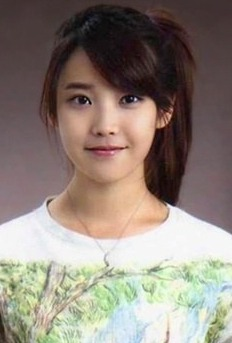
#> input picture testImage/image2.jpg, 232 x 343 px
$ python FaceDetection.py   (Python 2 division)   (older library calls are emulated)
#> lines starting #> are read from the running program, lines starting #| are printed output that depends on the picture
### logicLibrary.py
# -*- coding: utf-8 -*-
import cv2
# loading the classifiers
faceCascade = cv2.CascadeClassifier('./haarClassifier/haarcascade_frontalface_alt.xml')
eyeCascade = cv2.CascadeClassifier('./haarClassifier/haarcascade_eye.xml')
noseCascade = cv2.CascadeClassifier('./haarClassifier/nose.xml')
mouthCascade = cv2.CascadeClassifier('./haarClassifier/mouth.xml')

# Face Detection
# image, scaleFactor, neighbors, size, flags return obejct
#   neighbor: defines how many objects are detected near the current one.
def face_detection(image, neighbors):
    item = faceCascade.detectMultiScale(
        image,
        scaleFactor=1.1,
        minNeighbors=neighbors,
        minSize=(30, 30),
        flags = cv2.cv.CV_HAAR_SCALE_IMAGE
    )
    return item

# 얼굴을 찾으면 얼굴 범위가 저장되는 클래스
class faceArea:
    def __init__(self):
        x = 0
        y = 0
        w = 0
        h = 0

# minNeighbors = candidates threshold
def eye_detection(image, neighbors):
    item = eyeCascade.detectMultiScale(
        image,
        scaleFactor=1.4,
        minNeighbors=neighbors,
        minSize=(30, 30),
        flags = cv2.cv.CV_HAAR_SCALE_IMAGE
    )
    return item

# Find Nose
def nose_detection(image, neighbors):
    item = noseCascade.detectMultiScale(
        image,
        scaleFactor=1.1,
        minNeighbors=neighbors,
        minSize=(30, 30),
        flags = cv2.cv.CV_HAAR_SCALE_IMAGE
    )
    return item

# Find Mouth
def mouse_detection(image, neighbors):
    item = mouthCascade.detectMultiScale(
        image,
        scaleFactor=1.1,
        minNeighbors=neighbors,
        minSize=(30, 30),
        flags = cv2.cv.CV_HAAR_SCALE_IMAGE
    )
    return item

### FaceDetection.py
# -*- coding: utf-8 -*-
from logicLibrary import *
import numpy as np

print 'FACE DETECTION SOURCE'
"""
    <Jaehyun Ahn FACE RECOGNITION TEST>
    - Author: Jaehyun Ahn (jaehyunahn@sogang.ac.kr)
    - Sogang University Datamining Laboratory
    - CV2 is defined in <logicLibrary.py> file

    Reference
     * OpenCV reference: http://goo.gl/Ak5z1u
     * Haar Cascades: http://alereimondo.no-ip.org/OpenCV/34
     * Referred Blog: https://realpython.com/blog/python/face-recognition-with-python/
"""

# loading the images and turn it to gray scale.
DIR = u'./testImage/image2.jpg'
image = cv2.imread(DIR)
#> image is the input picture: shape (343, 232, 3); mean B, G, R 121.5, 130.7, 142.7
gray = cv2.cvtColor(image, cv2.COLOR_BGR2GRAY)
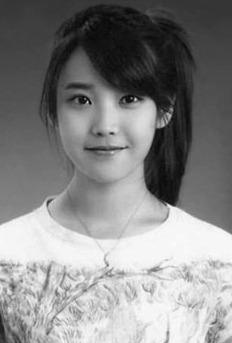
#> gray: shape (343, 232); min 3, max 253, mean 133.2
FaceDrawing = True
cropSize = (200, 200)
"""
    <EXTRACTION PROCESS>
"""
# Extract faces, eyes, nose, and mouth from <logicLibrary.py>
faces = face_detection(gray, 5)
#> in face_detection, `item = faceCascade.detectMultiScale( image, scaleFactor=1.1, minNeighb..`: item = [[46, 54, 125, 125]]
#> faces = [[46, 54, 125, 125]]
if len(faces) > 0:
    pass
else:
    exit(-1) # Check number of Faces
cropFace = image
face = faceArea()
# Face Extraction
for (x, y, w, h) in faces:
    if FaceDrawing:
        cv2.rectangle(image, (x, y), (x+w, y+h), (0, 255, 0), 1)
    face.x = x
    face.y = y
    face.w = w
    face.h = h
    cropFace = image[y:y+h, x:x+w]
    # Crop (above) and Normalize (below)
    cropFace = cv2.resize(cropFace, cropSize)
#> this loop made 1 pass
#> (x, y, w, h, face.x, face.y, face.w, face.h) on pass 1: (46, 54, 125, 125, 46, 54, 125, 125)
#> pass 1, `cropFace = image[y:y+h, x:x+w]`:
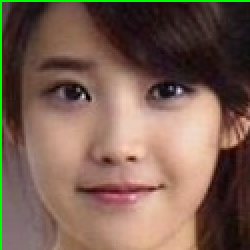
#> cropFace: shape (125, 125, 3) (shown 2 times larger); mean B, G, R 82.1, 96.1, 122.5
gray = cv2.cvtColor(cropFace, cv2.COLOR_BGR2GRAY)
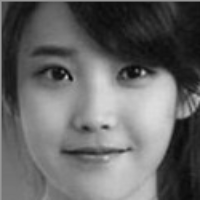
#> gray: shape (200, 200); min 8, max 221, mean 102.3

# Eye Detection : While() is to find 2 eyes
eye_neighbor = 1
while len(eye_detection(gray, eye_neighbor)) > 2:
#> in eye_detection, `item = eyeCascade.detectMultiScale( image, scaleFactor=1.4, minNeighbo..`: item = [[23, 41, 63, 63], [103, 40, 55, 55]]
    eye_neighbor += 1
    if eye_neighbor >= 50:
        break
#> this loop made 0 passes
#> after the loop, eye_neighbor = 1
eyes = eye_detection(gray, eye_neighbor)
#> eyes = [[23, 41, 63, 63], [103, 40, 55, 55]]
# Nose Detection : While() is to find 1 nose
nose_neighbor = 1
while len(nose_detection(gray, nose_neighbor)) > 1:
#> in nose_detection, `item = noseCascade.detectMultiScale( image, scaleFactor=1.1, minNeighb..`: item = [[63, 99, 61, 51], [21, 23, 60, 50]]
    nose_neighbor += 1
    if nose_neighbor >= 50:
        break
#> this loop made 8 passes
#> after the loop, nose_neighbor = 9
nose = nose_detection(gray, nose_neighbor)
#> nose = [[63, 99, 61, 51]]
# Mouth Detection : While() is to find 1 mouth
mouth_neighbor = 50
while len(mouse_detection(gray, mouth_neighbor)) > 1:
#> in mouse_detection, `item = mouthCascade.detectMultiScale( image, scaleFactor=1.1, minNeigh..`: item = [[54, 134, 81, 49]]
    mouth_neighbor += 1
    if mouth_neighbor >= 400:
        break
#> after the loop, mouth_neighbor = 50
mouth = mouse_detection(gray, mouth_neighbor)
#> mouth = [[54, 134, 81, 49]]

"""
    <DRAW A RECTANGLE INTO FACE>
    x,y : location of the rectangle
    w,h: rectangle's width and height
    1. Crop Face y:y+h, x:x+w (http://stackoverflow.com/questions/15589517/how-to-crop-an-image-in-opencv-using-python#_=_)
    2. Resize: http://docs.opencv.org/trunk/doc/py_tutorials/py_imgproc/py_geometric_transformations/py_geometric_transformations.html
"""
# initialize
cropNose = cropMouth = cropFace
cropEyes = []
Drawing = False
# Eyes Extraction
for (x, y, w, h) in eyes:
    cropEyes.append(cropFace[y:y+h, x:x+w])
    if Drawing:
        cv2.rectangle(cropFace, (x, y), (x+w, y+h), (0, 255, 0), 1)
#> this loop made 2 passes
#> after the loop, cropEyes = 2 items

# Nose Extraction, HighNose: 콧대까지 측정하기 위한 변수
highNoseHeight = int(cropSize[0] * 0.14)
highNoseUnderCut = int(cropSize[0] * 0.05)
highNoseWidthCut = int(cropSize[0] * 0.06)
for (x, y, w, h) in nose:
    cropNose = cropFace[y-highNoseHeight:y+h-highNoseUnderCut,
               x+highNoseWidthCut:x+w-highNoseWidthCut]
    if Drawing:
        cv2.rectangle(cropFace, (x+highNoseWidthCut, y-highNoseHeight),
                      (x+w-highNoseWidthCut, y+h-highNoseUnderCut), (0, 255, 255), 1)
#> this loop made 1 pass
#> pass 1, `cropNose = cropFace[y-highNoseHeight:y+h-highNoseUnderCut, x+highNoseW..`:
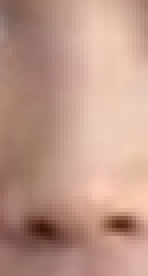
#> cropNose: shape (69, 37, 3) (shown 4 times larger); mean B, G, R 136.1, 151.4, 190.1

# Mouth Extraction
for (x, y, w, h) in mouth:
    cropMouth = cropFace[y:y+h, x:x+w]
    if Drawing:
        cv2.rectangle(cropFace, (x, y), (x+w, y+h), (255, 0, 0), 1)
#> this loop made 1 pass
#> pass 1, `cropMouth = cropFace[y:y+h, x:x+w]`:
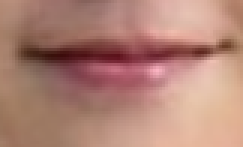
#> cropMouth: shape (49, 81, 3) (shown 3 times larger); mean B, G, R 117.3, 130.4, 176.9

"""
    <CONTOUR PROCESS>
    make a line on cropFace, cropEyes[], cropNose, cropMouth
"""
contours_draw = False
if contours_draw:
    cropNoseConT = cv2.cvtColor(cropNose, cv2.COLOR_BGR2GRAY)
    ret, thresh = cv2.threshold(cropNoseConT, 127, 255, 0)
    contours, hierarchy = cv2.findContours(thresh, cv2.RETR_TREE, cv2.CHAIN_APPROX_NONE)
    # Drawing Process
    cv2.drawContours(cropNoseConT, contours, -1, (0, 255, 0), 1)
    print contours
    cv2.imshow("Contours", cropNoseConT)

"""
    <CORNER DETECTION PROCESS>
    find corner on cropFace and mark as a red dots
"""
corner_detection = False
if corner_detection:
    cropNoseCornD = cv2.cvtColor(cropNose, cv2.COLOR_BGR2GRAY)
    cropNoseCornD = np.float32(cropNoseCornD)
    dst = cv2.cornerHarris(cropNoseCornD, 2, 3, 0.04)
    dst = cv2.dilate(dst, None)
    cropNose[dst > 0.01*dst.max()] = [0, 0, 255]
    cv2.imshow('Corner Detection', cropNose)


"""
    <REPORTING PROCESS>
"""
# Printout a report
print 'File Name: ' + DIR.split('/')[2]
print "Found {0} faces!".format(len(faces))
#| Found 1 faces!
print "Found {0} eyes!".format(len(eyes))
#| Found 2 eyes!
print "Found {0} nose!".format(len(nose))
#| Found 1 nose!
print "Found {0} mouth!".format(len(mouth))
#| Found 1 mouth!
cv2.imshow("Face found", image)
cv2.imshow("Face", cropFace)
cv2.imshow("Left Eye", cropEyes[0])
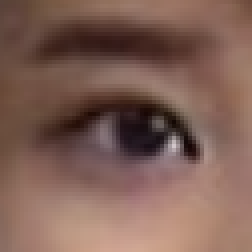
#> window 'Left Eye': shape (63, 63, 3) (shown 4 times larger); mean B, G, R 85.5, 96.1, 128
cv2.imshow("Right Eye", cropEyes[1])
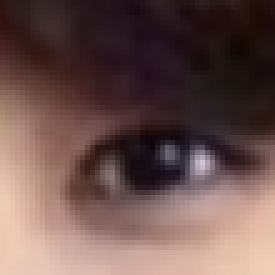
#> window 'Right Eye': shape (55, 55, 3) (shown 5 times larger); mean B, G, R 77.9, 81.6, 107.2
cv2.imshow("Nose", cropNose)
cv2.imshow("Mouth", cropMouth)
cv2.waitKey(0)

$ run again, with testImage/image1.jpg copied over testImage/image2.jpg
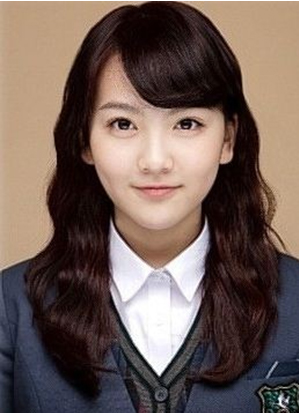
#> input picture testImage/image1.jpg, 299 x 413 px
#> image is the input picture: shape (413, 299, 3); mean B, G, R 86.3, 93.3, 111.5
#> in face_detection, `item = faceCascade.detectMultiScale( image, scaleFactor=1.1, minNeighb..`: item = [[77, 68, 158, 158]]
#> the loop `for (x, y, w, h) in faces:` made 1 pass
#> (x, y, w, h, face.x, face.y, face.w, face.h) on pass 1: (77, 68, 158, 158, 77, 68, 158, 158)
#> `gray = cv2.cvtColor(cropFace, cv2.COLOR_BGR2GRAY)`:
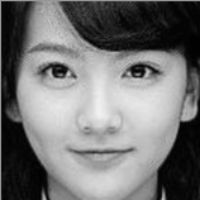
#> gray: shape (200, 200); min 0, max 241, mean 115.8
#> in eye_detection, `item = eyeCascade.detectMultiScale( image, scaleFactor=1.4, minNeighbo..`: item = [[24, 41, 63, 63], [112, 43, 55, 55]]
#> after the loop `while len(eye_detection(gray, eye_neighbor)) > 2:`: eye_neighbor = 1
#> eyes = [[24, 41, 63, 63], [112, 43, 55, 55]]
#> in nose_detection, `item = noseCascade.detectMultiScale( image, scaleFactor=1.1, minNeighb..`: item = [[30, 28, 39, 32], [69, 100, 58, 48], [14, 20, 59, 50]]
#> the loop `while len(nose_detection(gray, nose_neighbor)) > 1:` made 2 passes
#> nose_neighbor on passes 1 to 2: 2, 3
#> after the loop `while len(nose_detection(gray, nose_neighbor)) > 1:`: nose_neighbor = 3
#> nose = [[69, 100, 58, 48]]
#> in mouse_detection, `item = mouthCascade.detectMultiScale( image, scaleFactor=1.1, minNeigh..`: item = [[63, 136, 75, 45]]
#> after the loop `while len(mouse_detection(gray, mouth_neighbor)) > 1:`: mouth_neighbor = 50
#> mouth = [[63, 136, 75, 45]]
#> the loop `for (x, y, w, h) in eyes:` made 2 passes
#> after the loop `for (x, y, w, h) in eyes:`: cropEyes = 2 items
#> the loop `for (x, y, w, h) in nose:` made 1 pass
#> the loop `for (x, y, w, h) in mouth:` made 1 pass
#| Found 1 faces!
#| Found 2 eyes!
#| Found 1 nose!
#| Found 1 mouth!
#> `cv2.imshow("Right Eye", cropEyes[1])`:
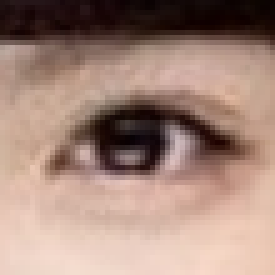
#> window 'Right Eye': shape (55, 55, 3) (shown 5 times larger); mean B, G, R 122.4, 134.5, 163.4

$ run again, with testImage/image3.jpg copied over testImage/image2.jpg
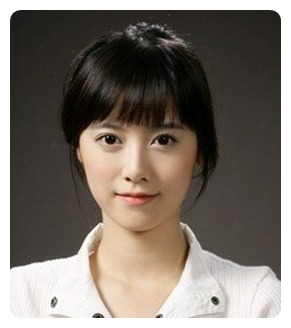
#> input picture testImage/image3.jpg, 291 x 328 px
#> image is the input picture: shape (328, 291, 3); mean B, G, R 106.3, 114.3, 122.9
#> in face_detection, `item = faceCascade.detectMultiScale( image, scaleFactor=1.1, minNeighb..`: item = [[65, 88, 140, 140]]
#> the loop `for (x, y, w, h) in faces:` made 1 pass
#> (x, y, w, h, face.x, face.y, face.w, face.h) on pass 1: (65, 88, 140, 140, 65, 88, 140, 140)
#> `gray = cv2.cvtColor(cropFace, cv2.COLOR_BGR2GRAY)`:
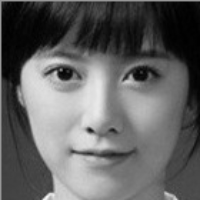
#> gray: shape (200, 200); min 0, max 243, mean 97.9
#> in eye_detection, `item = eyeCascade.detectMultiScale( image, scaleFactor=1.4, minNeighbo..`: item = [[36, 46, 55, 55], [110, 48, 55, 55]]
#> after the loop `while len(eye_detection(gray, eye_neighbor)) > 2:`: eye_neighbor = 1
#> eyes = [[36, 46, 55, 55], [110, 48, 55, 55]]
#> in nose_detection, `item = noseCascade.detectMultiScale( image, scaleFactor=1.1, minNeighb..`: item = [[70, 102, 60, 50]]
#> after the loop `while len(nose_detection(gray, nose_neighbor)) > 1:`: nose_neighbor = 1
#> nose = [[70, 102, 60, 50]]
#> in mouse_detection, `item = mouthCascade.detectMultiScale( image, scaleFactor=1.1, minNeigh..`: item = [[63, 136, 79, 48]]
#> after the loop `while len(mouse_detection(gray, mouth_neighbor)) > 1:`: mouth_neighbor = 50
#> mouth = [[63, 136, 79, 48]]
#> the loop `for (x, y, w, h) in eyes:` made 2 passes
#> after the loop `for (x, y, w, h) in eyes:`: cropEyes = 2 items
#> the loop `for (x, y, w, h) in nose:` made 1 pass
#> the loop `for (x, y, w, h) in mouth:` made 1 pass
#| Found 1 faces!
#| Found 2 eyes!
#| Found 1 nose!
#| Found 1 mouth!
#> `cv2.imshow("Right Eye", cropEyes[1])`:
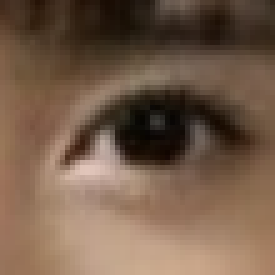
#> window 'Right Eye': shape (55, 55, 3) (shown 5 times larger); mean B, G, R 73.9, 92.6, 117.2
